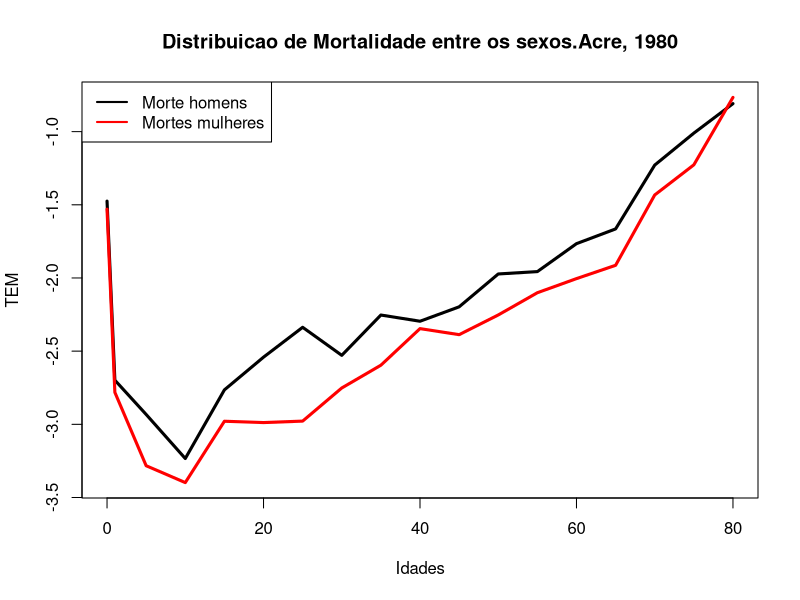

The R source for this figure:
#################################
#### Medidas de Mortalidade #####
#################################

#Taxa bruta de mortalidade - Acre 1980 e 1991.			
#Populacao vivendo em areas urbanas/Populacao Total

## Ex. Acre TBM 1980 e 1991.	
#Ano	obitos	Populacao	 
#1980	  1424	   301276	
#1991	  1938	   417718	

TBM1980=(1424/301276)*1000
TBM1991=(1938/417718)*1000

TBM1980;TBM1991

### Trabalhando com medidas especificas ###
## Lendo os dados ###
## Cuidado com fontes e titulos separados
pop=read.csv('A194442143_106_180_97.csv',sep=';', skip=4, nrows=33, header=F) ## retira os titulos e as fontes no final do arquivo

colnames(pop)=c('Idade','Masculino','Feminino','Total') 

## Vendo o dado ###
View(pop)

### Gerando grupos tradicionais 
#0 a 1 ano,1 a 4 anos,5 a 9 anos,10 a 14 anos,15 a 19 anos,20 a 24 anos,
#25 a 29 anos,30 a 34 anos,35 a 39 anos,40 a 44 anos,
#45 a 49 anos,50 a 54 anos,55 a 59 anos,60 a 64 anos,
#65 a 69 anos,70 a 74 anos,75 a 79 anos,80 anos e mais

## Trabalhando a informacao de idade ###
rownames(pop)=pop$Idade
pop=pop[,-1]

### Criando grupos de idade para agrupar as idades simples
grupo_idade=cut(rep(0:32),breaks=c(0,0.99,4,9,14,19,20,21,22,
                                   23,24,25,26,27,28,29,30,31,32),include.lowest = T)

pop.n=aggregate(pop,list(Idade=grupo_idade),sum)

### Nova informacao de idade
pop.n$Idade=c(0,1,5,10,15,20,25,30,35,40,45,50,55,60,65,70,75,80)

View(pop.n)

## Dados de obitos ###
morte=read.csv('Mortes_Acre_1980.csv',sep=',',skip='2',header=F)

colnames(morte)=c('Idade','Masculino','Feminino','Total') 

View(morte)

### Criando grupos de idade para idades abaixo de 1 ano
morte=morte[,-1]

idade_morte=cut(rep(0:19),breaks=c(0,2,3,4,5,6,7,8,9,
                                   10,11,12,13,14,15,16,17,18,19),include.lowest = T)

morte.n=aggregate(morte,list(Idade=idade_morte),sum)

View(morte.n)

morte.n$Idade=pop.n$Idade

### TEM - Taxas especificas de mortalidade
TEM=morte.n[,-1]/pop.n[,-1]

TEM.n=log10(TEM)

## Grafico com as taxas especificas das duas fontes
limy=range(TEM.n)

windows()
plot(c(0,1,seq(5,80,5)),TEM.n$Masculino, ylim=limy, type='l', xlab='Idades', ylab='TEM',col='black', lwd=3, main='Distribuicao de Mortalidade entre os sexos.Acre, 1980')
lines(c(0,1,seq(5,80,5)),TEM.n$Feminino, col='red',lwd=3)
legend('topleft', c('Morte homens','Mortes mulheres'), col=c('black','red'), lwd=c(2,2))

###################################################
### Taxa de mortalidade infantil e na infancia ####
###################################################

#TMI= (Mortes entre 0 e 1/nascidos vivos)*1000

## Acre 1980
TMI80=morte.n[1,4]/pop.n[1,4]
TMI80*1000

#Para outros anos
# Ano	 obitos <1 	Nascimentos
#1994	       462        12127
#2004	       341	      16584

TMI94=462/12127
TMI04=341/16584

TMI94*1000;TMI04*1000

## Taxa de mortalidade na infancia
#TMI5= (Mortes entre 0 e 5/nascidos vivos)*1000

TMI5.80=sum(morte.n[1:2,4])/sum(pop.n[1,4])
TMI5.80*1000

## Outro anos
#Para outros anos
# Ano	 obitos <1 	Nascimentos
#1994	       540        12127
#2004	       410	      16584

TMI5.94=540/12127
TMI5.04=410/16584

TMI5.94*1000;TMI5.04*1000

################################################
#### Mortalidade proporcional de uma causa #####
################################################

#MP=Obitos de uma causa X/Total de obitos

#ex 
#ACRE	obitos por causas externas	Total de obitos
#1980	                       138	           1424
#1991	                       273	           1938

MPex.80=138/1424
MPex.91=273/1938

MPex.80*100;MPex.91*100

## Taxa de mortalidade por causa###
##obitos por uma casa X/total populacao em risco

Tx.ex80=(138/sum(pop.n[,4]))*100000
Tx.ex80

Tx.ex91=(273/417718)*100000
Tx.ex91
